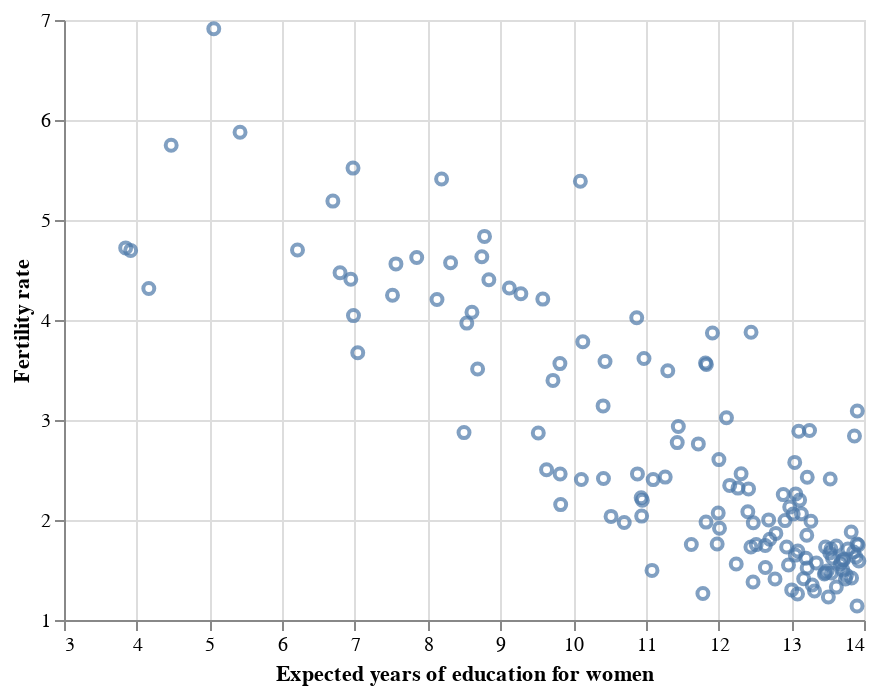

Notebook code cell kept with this figure:
### Markdown cell above
### Q0 (a) Simple scatterplot

Construct a scatterplot of total fertility against expected years of education for women. Label the axes 'Fertility rate' and 'Expected years of education for women'.

(*Remark*: be sure to include `scale = alt.Scale(zero = False)` in the axis specification so that your plot does not have extra whitespace.)

### Code cell
# solution
simple_scatter = alt.Chart(reg_data).mark_point().encode(
    y = alt.Y('fertility_total', scale = alt.Scale(zero = False),title = 'Fertility rate'),
    x = alt.X('educ_expected_yrs_f', scale = alt.Scale(zero = False), title = 'Expected years of education for women'))
simple_scatter

### Figure 1 — Vega-Lite specification as saved in the notebook (floating-point values rounded to 4 significant figures; data arrays with more than 128 entries replaced by an {"elided": "..."} marker saying what was removed)
{"config": {"view": {"continuousWidth": 400, "continuousHeight": 300}}, "data": {"name": "data-878bf507ee03343e0ec53a03230efe6b"}, "mark": "point", "encoding": {"x": {"type": "quantitative", "field": "educ_expected_yrs_f", "scale": {"zero": false}, "title": "Expected years of education for women"}, "y": {"type": "quantitative", "field": "fertility_total", "scale": {"zero": false}, "title": "Fertility rate"}}, "$schema": "https://vega.github.io/schema/vega-lite/v4.0.2.json", "datasets": {"data-878bf507ee03343e0ec53a03230efe6b": {"elided": "139 records"}}}
